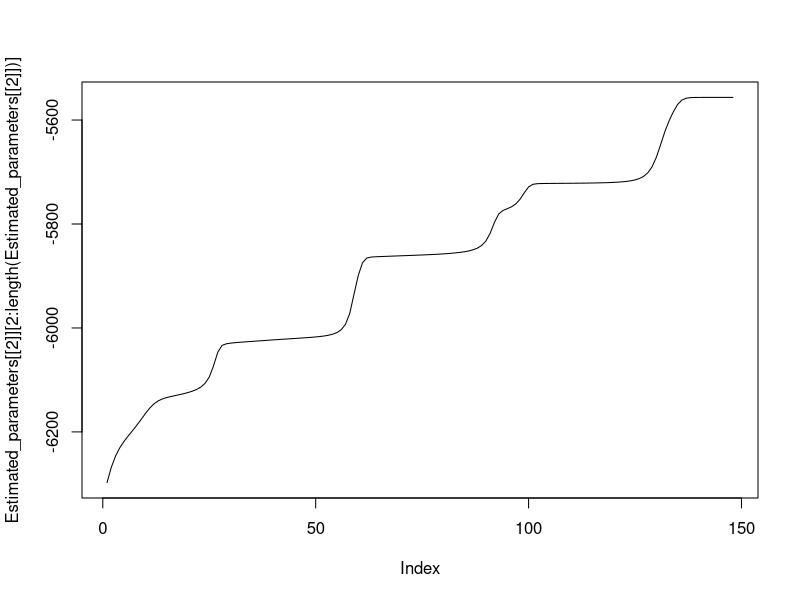
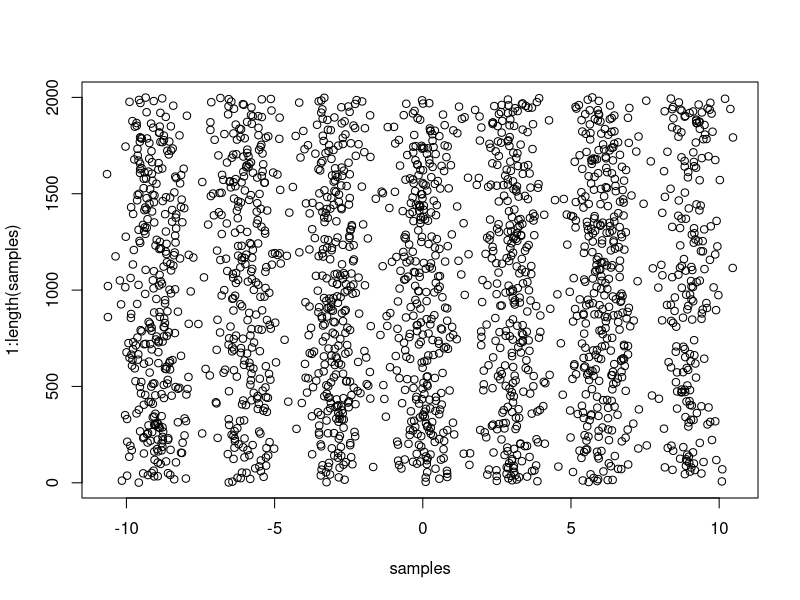
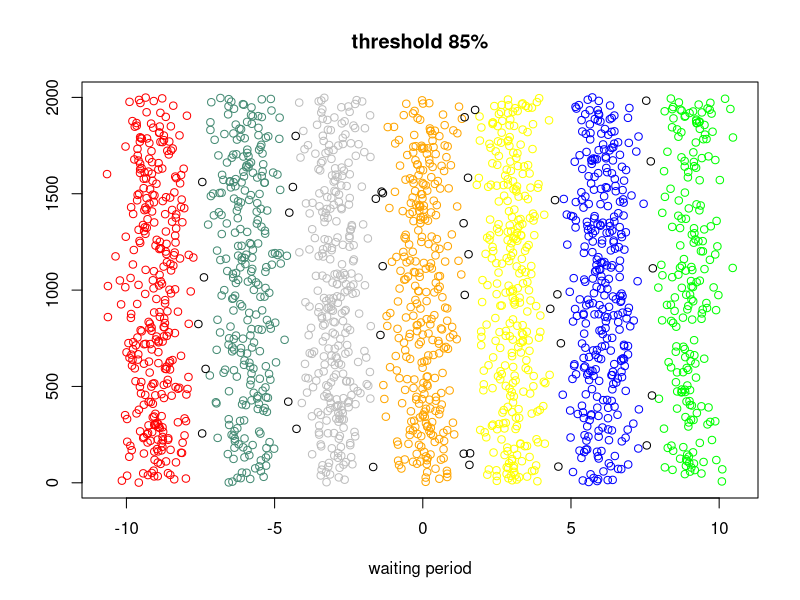
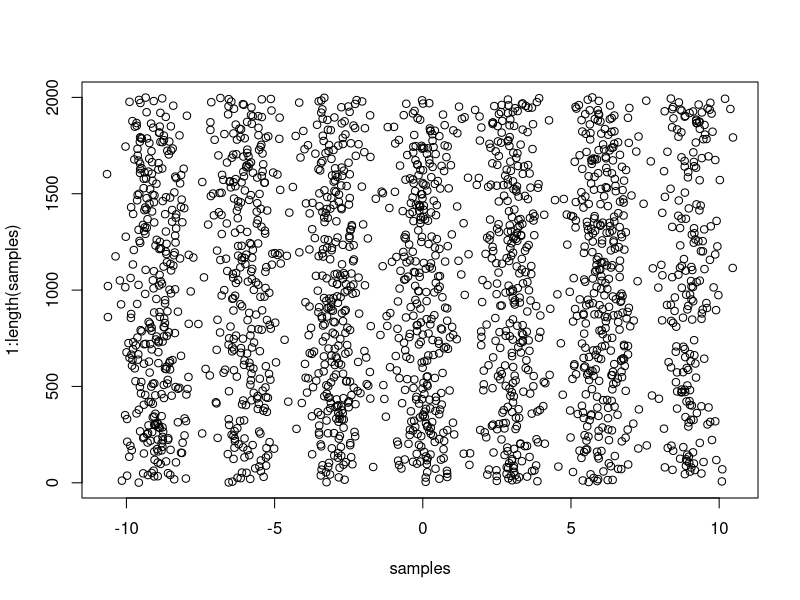
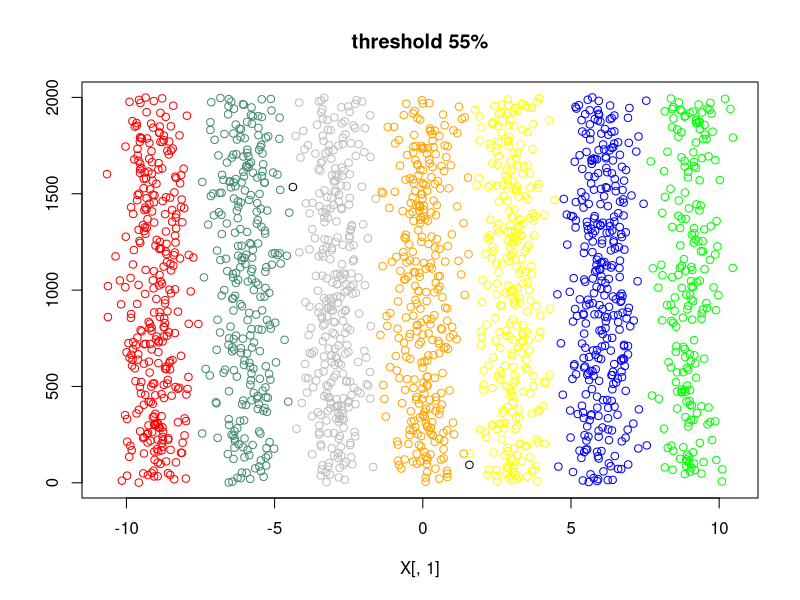
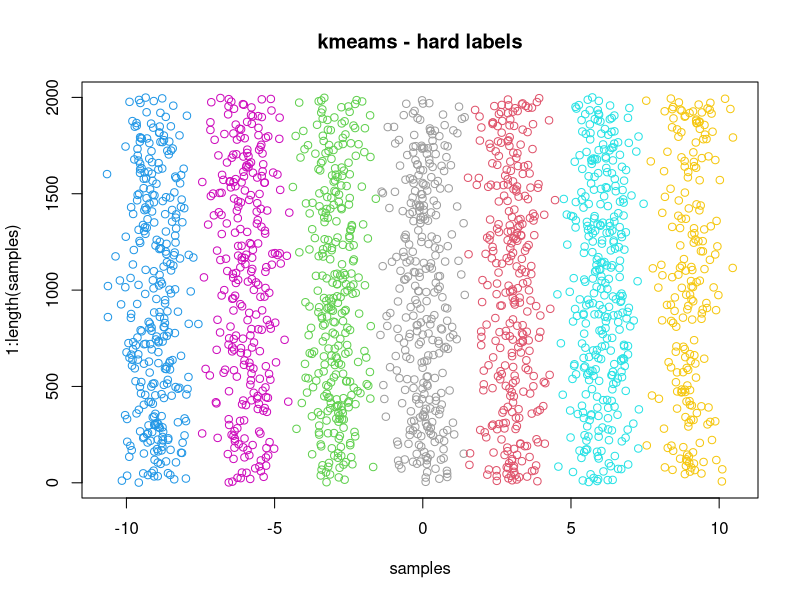
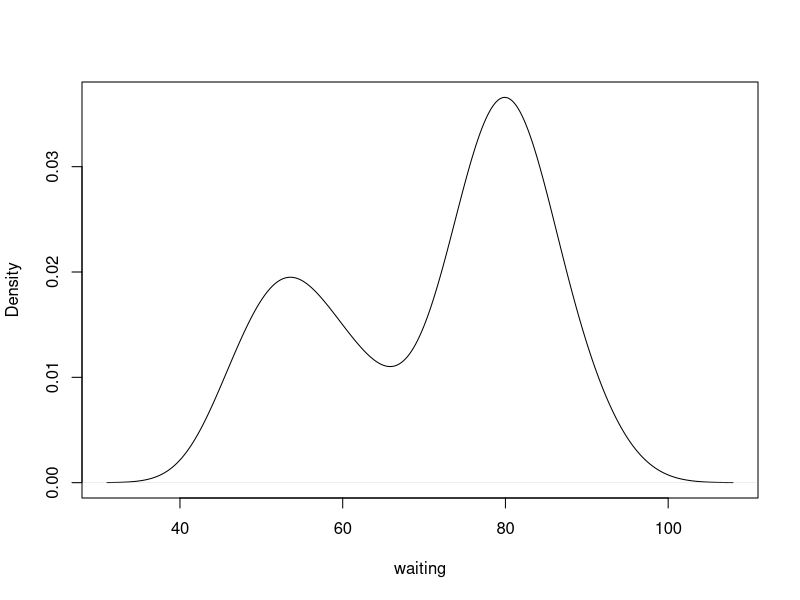
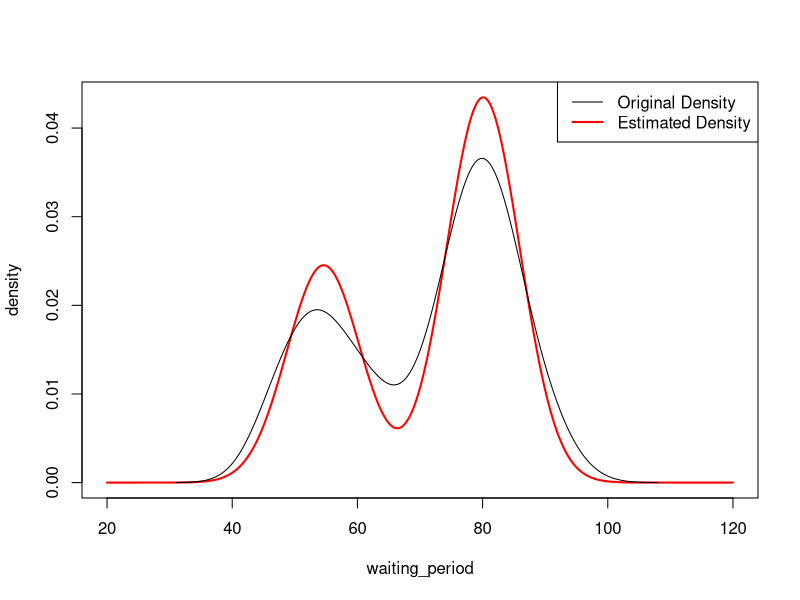

Source code (R) for these figures, in order:
## ---- chunk 1
gen_data_n_gaussian <- function(N,k,mu.true,std_dev.true, mix_prob.true){
        #Function for any number of gaussians with desired mixing proportions
        
        index <- sample(k, size=N, replace = T, mix_prob.true)
        samples <- rnorm(n=N, mean=mu.true[index], sd=std_dev.true[index])
        return(samples)
}
## ---- chunk 2
plot_GM_data <- function(N, k, mu.true, std_dev.true, mix_prob.true, both=TRUE){
        samples = gen_data_n_gaussian(N, k, mu.true, std_dev.true, mix_prob.true)
        plot(density(samples),main="Density of generated data"  
             ,col="red",ylim=c(0,max(density(samples)$y)+(0.5*(max(density(samples)$y)))),lty=1,lwd = 3)
        
        # True_density 
        res_density=0
        x=seq(-20,20,0.1)
        for ( i in 1:k){
                res_density= res_density +     
                  mix_prob.true[i]*dnorm(x,mu.true[i],std_dev.true[i])
        }
        lines(x,(res_density),col="black",lty=1,lwd=2)
        legend("topright",
               legend=c("Density of randomly generated data ",
                        "True density of finite mixture model"),
               col=c("red","black"),lty=1:1,lwd = 3:2)
}
## ---- chunk 3

E.step <- function(samples, mu, std_dev, mix_prob, K){
        #function to calculate the responsibilities
        
        for(i in 1:K){                   
          assign(paste0("prod_", i), (mix_prob[[i]]* dnorm(samples, mean = mu[[i]],sd = std_dev[[i]])))
        }
        prod_list <- mget(ls(pattern = "prod_"))                                # LIST
        
        prod_df = as.data.frame(prod_list)
        
        total_prob = as.data.frame(rowSums(prod_df))
        
        for(i in 1:K){                   
          assign(paste0("posterior_clus", i), (prod_df[i] / total_prob))
        }
        
        posterior_clust_list <- mget(ls(pattern = "posterior_clus"))            # LIST
        
        responsibilities <- as.data.frame(posterior_clust_list)
        log.likelihood = sum(log(total_prob))
        
        mylist =list(responsibilities, log.likelihood)
        
        return(mylist)
        
}
## ---- chunk 4
M.step <- function(samples, responsibilities, K){
        #function to update parameters
        
        N = length(samples)
        for(i in 1:K){
                assign(paste0("clust.mu_",i), sum(responsibilities[,i]*samples) / sum(responsibilities[,i]))

                assign(paste0("mixing_prob_", i), sum(responsibilities[,i]) / N)

        }

        clust_mu_list <- mget(ls(pattern = "clust.mu_"))                        # LIST
        clust_mixprob_list <- mget(ls(pattern = "mixing_prob_"))                # LIST
        
        clust_mu_df <- as.data.frame(clust_mu_list)
        clust_mixprob_df <- as.data.frame(clust_mixprob_list) 
        

        for(i in 1:K){      
                assign(paste0("clust.var_",i), sum(responsibilities[,i]*((samples - clust_mu_list[[i]])^2)) / 
                                       sum(responsibilities[,i]))
        }


        clust_var_list <- mget(ls(pattern = "clust.var_"))
        clust_var_df <- as.data.frame(clust_var_list)
        
        
        
        mylist = list(clust_mu_df, clust_var_df, clust_mixprob_df)
        

        return(mylist)
        
}
## ---- chunk 5

EM_algorithm <- function(samples, N, iteration = 500, K){
        
        prob_pi = rep(0.5,K)
        mu = sample(samples,K)
        std_dev = rep((sqrt(sum((samples-mean(samples))^2)/N)), K)

        log_likeli = c()
        
        for (i in 1:iteration){
                if (i==1){
                        #initial parameters to calculate responsibilties
                        list_1= E.step(samples, mu=mu, std_dev=std_dev, mix_prob = prob_pi, K)
                        list_2= M.step(samples, responsibilities=list_1[[1]], K)
                        log_likeli =c(list_1[[2]])
                }
                else{
                        list_1 = E.step(samples, mu=list_2[[1]], std_dev=sqrt(list_2[[2]]),
                                        mix_prob=list_2[[3]], K)
                        list_2= M.step(samples, responsibilities=list_1[[1]], K)
                        
                        log_likeli = c(log_likeli, list_1[[2]])
                        
                }
                
                if (i>2){
                        
                        if(log_likeli[i]-log_likeli[i-1] < 1e-5){
                                break
                        }
                }
        }
        
        final_list <- list(list_2, log_likeli, list_1[[1]])
        return(final_list)
        
}
## ---- chunk 6
N = 2000
mu.true = c(-9,-6,-3,0,3,6,9)
std_dev.true = c(0.6,0.6,0.6,0.6,0.6,0.6,0.6)
mix_prob.true = c(0.15,0.15,0.15,0.15,0.15,0.15,0.10)
k=length(mu.true)

samples = gen_data_n_gaussian(N, k, mu.true, std_dev.true, 
                               mix_prob.true)

#par(mfrow = c(1,1))

#plot_GM_data(N, k, mu.true, std_dev.true,mix_prob.true)
## ---- chunk 7
K = 7
samples = samples
Estimated_parameters = EM_algorithm(samples, N=length(samples), K =7,iteration = 1000)
Estimated_parameters[[1]]


## ---- chunk 8
plot(Estimated_parameters[[2]][2:length(Estimated_parameters[[2]])], type = 'l')
## ---- chunk 9
Estim_respons = round(Estimated_parameters[[3]]*100,2)
Estim_respons = cbind(samples, Estim_respons)
head(Estim_respons)

boolean1 = Estim_respons[,2] > 85
boolean2 = Estim_respons[,3] > 85
boolean3 = Estim_respons[,4] > 85
boolean4 = Estim_respons[,5] > 85
boolean5 = Estim_respons[,6] > 85
boolean6 = Estim_respons[,7] > 85
boolean7 = Estim_respons[,8] > 85



X = data.frame(samples)
plot(samples,1:length(samples))
X$Colour = 'black'
X$Colour[boolean1] = 'green'
X$Colour[boolean2] = 'blue'
X$Colour[boolean3] = 'red'
X$Colour[boolean4] = 'yellow'
X$Colour[boolean5] = 'orange'
X$Colour[boolean6] = 'gray'
X$Colour[boolean7] = 'aquamarine4'

plot(X[,1], 1:length(X[,1]), col = X[,2],xlab ='waiting period',ylab="", main = 'threshold 85%')



## ---- chunk 10
boolean1 = Estim_respons[,2] > 55
boolean2 = Estim_respons[,3] > 55
boolean3 = Estim_respons[,4] > 55
boolean4 = Estim_respons[,5] > 55
boolean5 = Estim_respons[,6] > 55
boolean6 = Estim_respons[,7] > 55
boolean7 = Estim_respons[,8] > 55

X = data.frame(samples)
plot(samples,1:length(samples))
X$Colour = 'black'
X$Colour[boolean1] = 'green'
X$Colour[boolean2] = 'blue'
X$Colour[boolean3] = 'red'
X$Colour[boolean4] = 'yellow'
X$Colour[boolean5] = 'orange'
X$Colour[boolean6] = 'gray'
X$Colour[boolean7] = 'aquamarine4'

plot(X[,1], 1:length(X[,1]), col = X[,2],ylab="",main = 'threshold 55%')

## ---- chunk 11
km.out = kmeans(samples, 7, nstart = 2)
plot(samples,1:length(samples),col = (km.out$cluster+1), pch = 1, cex = 1, main = 'kmeams - hard labels')

## ---- chunk 12
waiting_period = faithful$waiting
plot(density(waiting_period),xlab = "waiting",main = " ")
## ---- chunk 13
K = 2
samples = waiting_period
Estimated_parameters = EM_algorithm(samples, N=length(samples), K =2)
(Estim_mean = Estimated_parameters[[1]][[1]])
(Estim_sd = sqrt(Estimated_parameters[[1]][[2]]))
(Estim_mix_prop = Estimated_parameters[[1]][[3]])

## ---- chunk 14



res_density=0
x=seq(20,120,0.1)
for ( i in 1:K){
        res_density= res_density +     
        Estim_mix_prop[[i]]*dnorm(x,Estim_mean[[i]],Estim_sd[[i]])
}
plot(x,(res_density),col="red",typ='l',lwd=2,
        xlab = 'waiting_period', ylab = 'density')
lines(density(waiting_period))
legend("topright",
             legend=c("Original Density ",
                "Estimated Density"),
             col=c("black","red"),lty=1:1,lwd = 1:2)

## ---- chunk 15
Estim_respons = round(Estimated_parameters[[3]]*100,2)
Estim_respons = cbind(waiting_period, Estim_respons)
head(Estim_respons)

boolean = Estim_respons[,2] > 0.70
cluster_1 = waiting_period[boolean]
cluster2_2 = waiting_period[!boolean]

X = data.frame(waiting_period)
plot(samples,1:length(waiting_period),xlab ='waiting period',ylab="")
X$Colour = 'black'
X$Colour[boolean] = 'red'
X$Colour[!boolean] = 'green'
plot(X[,1], 1:length(X[,1]), col = X[,2],xlab ='waiting period',ylab="",main = "threshold 90%")





## ---- chunk 16
plot(Estimated_parameters[[2]],type = 'l',ylab="",xlab='Iterations', main ="log_likelihood" )
## ---- chunk 17

h <- hist(samples, breaks = 10, density = 10,
          col = "gray", xlab = "waiting", main = "",ylim = c(0,60)) 
xfit <- seq(40, 100, length = 100) 
yfit <- 0.36*dnorm(xfit, mean = 53, sd = 5.87) 
yfit <- yfit * diff(h$mids[1:2]) * length(samples) 

lines(xfit, yfit, col = "red", lwd = 3)

yfit1 <- 0.64*dnorm(xfit, mean = 80, sd = 5.86) 
yfit1 <- yfit1 * diff(h$mids[1:2]) * length(samples) 
lines(xfit, yfit1, col = "blue", lwd = 3)

legend("topleft",
             legend=c("Component 1 density ",
                "Component 2 density"),
             col=c("red","blue"),lty=1:1,lwd = 3:3)


## ---- chunk 18
h <- hist(samples, breaks = 10, density = 10,
          col = "gray", xlab = "waiting", main = "",ylim = c(0,60))
lines(xfit, yfit1+yfit, col = "darkgreen",lwd = 3)
legend("topleft",
             legend=c("Mixture density "),
             col=c("darkgreen"),lty=1,lwd = 3)

